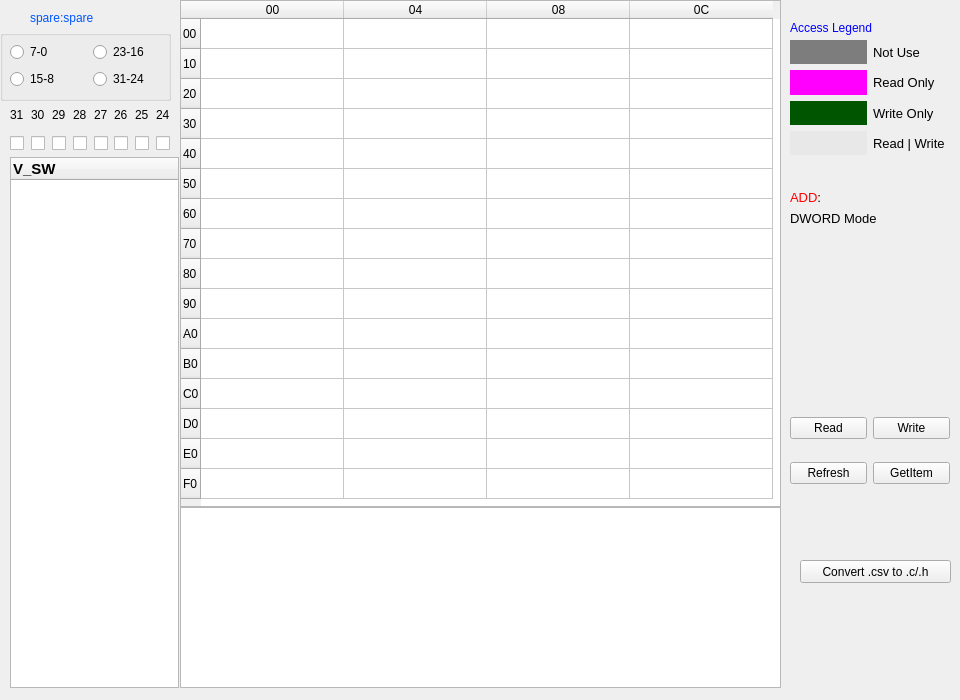
<?xml version="1.0" encoding="UTF-8"?>
<ui version="4.0">
 <class>Form_Pages</class>
 <widget class="QWidget" name="Form_Pages">
  <property name="geometry">
   <rect>
    <x>0</x>
    <y>0</y>
    <width>960</width>
    <height>700</height>
   </rect>
  </property>
  <property name="windowTitle">
   <string>Form_Pages</string>
  </property>
  <widget class="QTableWidget" name="tableWidget_curpage">
   <property name="geometry">
    <rect>
     <x>180</x>
     <y>0</y>
     <width>601</width>
     <height>507</height>
    </rect>
   </property>
   <property name="editTriggers">
    <set>QAbstractItemView::DoubleClicked|QAbstractItemView::EditKeyPressed</set>
   </property>
   <property name="selectionMode">
    <enum>QAbstractItemView::SingleSelection</enum>
   </property>
   <attribute name="horizontalHeaderCascadingSectionResizes">
    <bool>true</bool>
   </attribute>
   <attribute name="horizontalHeaderDefaultSectionSize">
    <number>143</number>
   </attribute>
   <attribute name="horizontalHeaderHighlightSections">
    <bool>false</bool>
   </attribute>
   <attribute name="verticalHeaderHighlightSections">
    <bool>false</bool>
   </attribute>
   <row>
    <property name="text">
     <string>00</string>
    </property>
   </row>
   <row>
    <property name="text">
     <string>10</string>
    </property>
   </row>
   <row>
    <property name="text">
     <string>20</string>
    </property>
   </row>
   <row>
    <property name="text">
     <string>30</string>
    </property>
   </row>
   <row>
    <property name="text">
     <string>40</string>
    </property>
   </row>
   <row>
    <property name="text">
     <string>50</string>
    </property>
   </row>
   <row>
    <property name="text">
     <string>60</string>
    </property>
   </row>
   <row>
    <property name="text">
     <string>70</string>
    </property>
   </row>
   <row>
    <property name="text">
     <string>80</string>
    </property>
   </row>
   <row>
    <property name="text">
     <string>90</string>
    </property>
   </row>
   <row>
    <property name="text">
     <string>A0</string>
    </property>
   </row>
   <row>
    <property name="text">
     <string>B0</string>
    </property>
   </row>
   <row>
    <property name="text">
     <string>C0</string>
    </property>
   </row>
   <row>
    <property name="text">
     <string>D0</string>
    </property>
   </row>
   <row>
    <property name="text">
     <string>E0</string>
    </property>
   </row>
   <row>
    <property name="text">
     <string>F0</string>
    </property>
   </row>
   <column>
    <property name="text">
     <string>00</string>
    </property>
   </column>
   <column>
    <property name="text">
     <string>04</string>
    </property>
   </column>
   <column>
    <property name="text">
     <string>08</string>
    </property>
   </column>
   <column>
    <property name="text">
     <string>0C</string>
    </property>
   </column>
   <item row="0" column="0">
    <property name="font">
     <font>
      <pointsize>10</pointsize>
     </font>
    </property>
   </item>
  </widget>
  <widget class="QTreeWidget" name="treeWidget_pages">
   <property name="enabled">
    <bool>true</bool>
   </property>
   <property name="geometry">
    <rect>
     <x>10</x>
     <y>157</y>
     <width>169</width>
     <height>531</height>
    </rect>
   </property>
   <property name="font">
    <font>
     <family>Arial</family>
     <pointsize>11</pointsize>
    </font>
   </property>
   <property name="autoFillBackground">
    <bool>false</bool>
   </property>
   <property name="styleSheet">
    <string notr="true">border-color: rgb(85, 170, 0);</string>
   </property>
   <property name="frameShadow">
    <enum>QFrame::Plain</enum>
   </property>
   <property name="alternatingRowColors">
    <bool>false</bool>
   </property>
   <property name="indentation">
    <number>28</number>
   </property>
   <property name="itemsExpandable">
    <bool>true</bool>
   </property>
   <property name="sortingEnabled">
    <bool>false</bool>
   </property>
   <property name="animated">
    <bool>false</bool>
   </property>
   <property name="allColumnsShowFocus">
    <bool>true</bool>
   </property>
   <property name="wordWrap">
    <bool>true</bool>
   </property>
   <property name="headerHidden">
    <bool>false</bool>
   </property>
   <property name="columnCount">
    <number>1</number>
   </property>
   <column>
    <property name="text">
     <string>V_SW</string>
    </property>
    <property name="font">
     <font>
      <pointsize>11</pointsize>
      <weight>75</weight>
      <bold>true</bold>
     </font>
    </property>
   </column>
  </widget>
  <widget class="QTextEdit" name="textEdit_curregdes">
   <property name="geometry">
    <rect>
     <x>180</x>
     <y>507</y>
     <width>601</width>
     <height>181</height>
    </rect>
   </property>
   <property name="readOnly">
    <bool>true</bool>
   </property>
  </widget>
  <widget class="QWidget" name="gridLayoutWidget_2">
   <property name="geometry">
    <rect>
     <x>790</x>
     <y>40</y>
     <width>160</width>
     <height>115</height>
    </rect>
   </property>
   <layout class="QGridLayout" name="gridLayout_1">
    <item row="3" column="0">
     <widget class="QLabel" name="label_0_3">
      <property name="styleSheet">
       <string notr="true">background-color: rgb(232, 232, 232);
gridline-color: rgb(0, 0, 0);</string>
      </property>
      <property name="text">
       <string/>
      </property>
     </widget>
    </item>
    <item row="2" column="0">
     <widget class="QLabel" name="label_0_2">
      <property name="styleSheet">
       <string notr="true">background-color: rgb(0, 85, 0);</string>
      </property>
      <property name="text">
       <string/>
      </property>
     </widget>
    </item>
    <item row="1" column="0">
     <widget class="QLabel" name="label_0_1">
      <property name="styleSheet">
       <string notr="true">background-color: rgb(255, 0, 255);</string>
      </property>
      <property name="text">
       <string/>
      </property>
     </widget>
    </item>
    <item row="0" column="0">
     <widget class="QLabel" name="label_0_0">
      <property name="autoFillBackground">
       <bool>false</bool>
      </property>
      <property name="styleSheet">
       <string notr="true">background-color: rgb(125, 125, 125);
border-color: rgb(0, 0, 0);</string>
      </property>
      <property name="text">
       <string/>
      </property>
     </widget>
    </item>
    <item row="0" column="1">
     <widget class="QLabel" name="label_1_0">
      <property name="font">
       <font>
        <pointsize>10</pointsize>
       </font>
      </property>
      <property name="text">
       <string>Not Use</string>
      </property>
     </widget>
    </item>
    <item row="1" column="1">
     <widget class="QLabel" name="label_1_1">
      <property name="font">
       <font>
        <pointsize>10</pointsize>
       </font>
      </property>
      <property name="text">
       <string>Read Only</string>
      </property>
     </widget>
    </item>
    <item row="2" column="1">
     <widget class="QLabel" name="label_1_2">
      <property name="font">
       <font>
        <pointsize>10</pointsize>
       </font>
      </property>
      <property name="text">
       <string>Write Only</string>
      </property>
     </widget>
    </item>
    <item row="3" column="1">
     <widget class="QLabel" name="label_1_3">
      <property name="font">
       <font>
        <pointsize>10</pointsize>
       </font>
      </property>
      <property name="text">
       <string>Read | Write</string>
      </property>
     </widget>
    </item>
   </layout>
  </widget>
  <widget class="QLabel" name="label">
   <property name="geometry">
    <rect>
     <x>790</x>
     <y>20</y>
     <width>151</width>
     <height>16</height>
    </rect>
   </property>
   <property name="styleSheet">
    <string notr="true">color: rgb(0, 0, 255);</string>
   </property>
   <property name="text">
    <string>Access Legend</string>
   </property>
  </widget>
  <widget class="QLabel" name="label_2">
   <property name="geometry">
    <rect>
     <x>790</x>
     <y>190</y>
     <width>31</width>
     <height>16</height>
    </rect>
   </property>
   <property name="font">
    <font>
     <pointsize>10</pointsize>
    </font>
   </property>
   <property name="text">
    <string>&lt;html&gt;&lt;head/&gt;&lt;body&gt;&lt;p&gt;&lt;span style=&quot; color:#ff0000;&quot;&gt;ADD&lt;/span&gt;:&lt;/p&gt;&lt;/body&gt;&lt;/html&gt;</string>
   </property>
  </widget>
  <widget class="QLabel" name="label_4">
   <property name="geometry">
    <rect>
     <x>790</x>
     <y>210</y>
     <width>141</width>
     <height>16</height>
    </rect>
   </property>
   <property name="font">
    <font>
     <pointsize>10</pointsize>
    </font>
   </property>
   <property name="text">
    <string>DWORD Mode</string>
   </property>
  </widget>
  <widget class="QWidget" name="gridLayoutWidget">
   <property name="geometry">
    <rect>
     <x>790</x>
     <y>400</y>
     <width>160</width>
     <height>101</height>
    </rect>
   </property>
   <layout class="QGridLayout" name="gridLayout">
    <item row="0" column="1">
     <widget class="QPushButton" name="pushButton_writepage">
      <property name="text">
       <string>Write</string>
      </property>
     </widget>
    </item>
    <item row="1" column="1">
     <widget class="QPushButton" name="pushButton_getitem">
      <property name="text">
       <string>GetItem</string>
      </property>
     </widget>
    </item>
    <item row="0" column="0">
     <widget class="QPushButton" name="pushButton_readpage">
      <property name="text">
       <string>Read</string>
      </property>
     </widget>
    </item>
    <item row="1" column="0">
     <widget class="QPushButton" name="pushButton_refresh">
      <property name="text">
       <string>Refresh</string>
      </property>
     </widget>
    </item>
   </layout>
  </widget>
  <widget class="QLabel" name="label_addr">
   <property name="geometry">
    <rect>
     <x>820</x>
     <y>191</y>
     <width>81</width>
     <height>16</height>
    </rect>
   </property>
   <property name="font">
    <font>
     <pointsize>10</pointsize>
    </font>
   </property>
   <property name="styleSheet">
    <string notr="true">color: rgb(0, 0, 255);</string>
   </property>
   <property name="text">
    <string/>
   </property>
  </widget>
  <widget class="QGroupBox" name="groupBox">
   <property name="geometry">
    <rect>
     <x>0</x>
     <y>30</y>
     <width>171</width>
     <height>71</height>
    </rect>
   </property>
   <property name="title">
    <string/>
   </property>
   <widget class="QWidget" name="gridLayoutWidget_3">
    <property name="geometry">
     <rect>
      <x>10</x>
      <y>11</y>
      <width>160</width>
      <height>51</height>
     </rect>
    </property>
    <layout class="QGridLayout" name="gridLayout_2">
     <item row="0" column="0">
      <widget class="QRadioButton" name="radioButton_7">
       <property name="text">
        <string>7-0</string>
       </property>
      </widget>
     </item>
     <item row="1" column="0">
      <widget class="QRadioButton" name="radioButton_15">
       <property name="text">
        <string>15-8</string>
       </property>
      </widget>
     </item>
     <item row="0" column="1">
      <widget class="QRadioButton" name="radioButton_23">
       <property name="text">
        <string>23-16</string>
       </property>
      </widget>
     </item>
     <item row="1" column="1">
      <widget class="QRadioButton" name="radioButton_31">
       <property name="text">
        <string>31-24</string>
       </property>
      </widget>
     </item>
    </layout>
   </widget>
  </widget>
  <widget class="QWidget" name="verticalLayoutWidget_3">
   <property name="geometry">
    <rect>
     <x>10</x>
     <y>100</y>
     <width>161</width>
     <height>51</height>
    </rect>
   </property>
   <layout class="QVBoxLayout" name="verticalLayout_4">
    <item>
     <layout class="QHBoxLayout" name="horizontalLayout_2">
      <item>
       <widget class="QLabel" name="label_31">
        <property name="text">
         <string>31</string>
        </property>
       </widget>
      </item>
      <item>
       <widget class="QLabel" name="label_30">
        <property name="text">
         <string>30</string>
        </property>
       </widget>
      </item>
      <item>
       <widget class="QLabel" name="label_29">
        <property name="text">
         <string>29</string>
        </property>
       </widget>
      </item>
      <item>
       <widget class="QLabel" name="label_28">
        <property name="text">
         <string>28</string>
        </property>
       </widget>
      </item>
      <item>
       <widget class="QLabel" name="label_27">
        <property name="text">
         <string>27</string>
        </property>
       </widget>
      </item>
      <item>
       <widget class="QLabel" name="label_26">
        <property name="text">
         <string>26</string>
        </property>
       </widget>
      </item>
      <item>
       <widget class="QLabel" name="label_25">
        <property name="text">
         <string>25</string>
        </property>
       </widget>
      </item>
      <item>
       <widget class="QLabel" name="label_24">
        <property name="text">
         <string>24</string>
        </property>
       </widget>
      </item>
     </layout>
    </item>
    <item>
     <layout class="QHBoxLayout" name="horizontalLayout">
      <item>
       <widget class="QCheckBox" name="checkBox_7">
        <property name="layoutDirection">
         <enum>Qt::LeftToRight</enum>
        </property>
        <property name="text">
         <string/>
        </property>
        <property name="tristate">
         <bool>false</bool>
        </property>
       </widget>
      </item>
      <item>
       <widget class="QCheckBox" name="checkBox_6">
        <property name="layoutDirection">
         <enum>Qt::LeftToRight</enum>
        </property>
        <property name="text">
         <string/>
        </property>
        <property name="tristate">
         <bool>false</bool>
        </property>
       </widget>
      </item>
      <item>
       <widget class="QCheckBox" name="checkBox_5">
        <property name="layoutDirection">
         <enum>Qt::LeftToRight</enum>
        </property>
        <property name="text">
         <string/>
        </property>
        <property name="tristate">
         <bool>false</bool>
        </property>
       </widget>
      </item>
      <item>
       <widget class="QCheckBox" name="checkBox_4">
        <property name="layoutDirection">
         <enum>Qt::LeftToRight</enum>
        </property>
        <property name="text">
         <string/>
        </property>
        <property name="tristate">
         <bool>false</bool>
        </property>
       </widget>
      </item>
      <item>
       <widget class="QCheckBox" name="checkBox_3">
        <property name="layoutDirection">
         <enum>Qt::LeftToRight</enum>
        </property>
        <property name="text">
         <string/>
        </property>
        <property name="tristate">
         <bool>false</bool>
        </property>
       </widget>
      </item>
      <item>
       <widget class="QCheckBox" name="checkBox_2">
        <property name="layoutDirection">
         <enum>Qt::LeftToRight</enum>
        </property>
        <property name="text">
         <string/>
        </property>
        <property name="tristate">
         <bool>false</bool>
        </property>
       </widget>
      </item>
      <item>
       <widget class="QCheckBox" name="checkBox_1">
        <property name="layoutDirection">
         <enum>Qt::LeftToRight</enum>
        </property>
        <property name="text">
         <string/>
        </property>
        <property name="tristate">
         <bool>false</bool>
        </property>
       </widget>
      </item>
      <item>
       <widget class="QCheckBox" name="checkBox_0">
        <property name="layoutDirection">
         <enum>Qt::LeftToRight</enum>
        </property>
        <property name="text">
         <string/>
        </property>
        <property name="tristate">
         <bool>false</bool>
        </property>
       </widget>
      </item>
     </layout>
    </item>
   </layout>
  </widget>
  <widget class="QLabel" name="label_regsname">
   <property name="geometry">
    <rect>
     <x>30</x>
     <y>10</y>
     <width>111</width>
     <height>16</height>
    </rect>
   </property>
   <property name="styleSheet">
    <string notr="true">color: rgb(0, 85, 255);</string>
   </property>
   <property name="text">
    <string>spare:spare</string>
   </property>
  </widget>
  <widget class="QPushButton" name="pushButton_Convert">
   <property name="geometry">
    <rect>
     <x>800</x>
     <y>560</y>
     <width>151</width>
     <height>23</height>
    </rect>
   </property>
   <property name="text">
    <string>Convert .csv to .c/.h</string>
   </property>
  </widget>
 </widget>
 <resources/>
 <connections/>
</ui>
